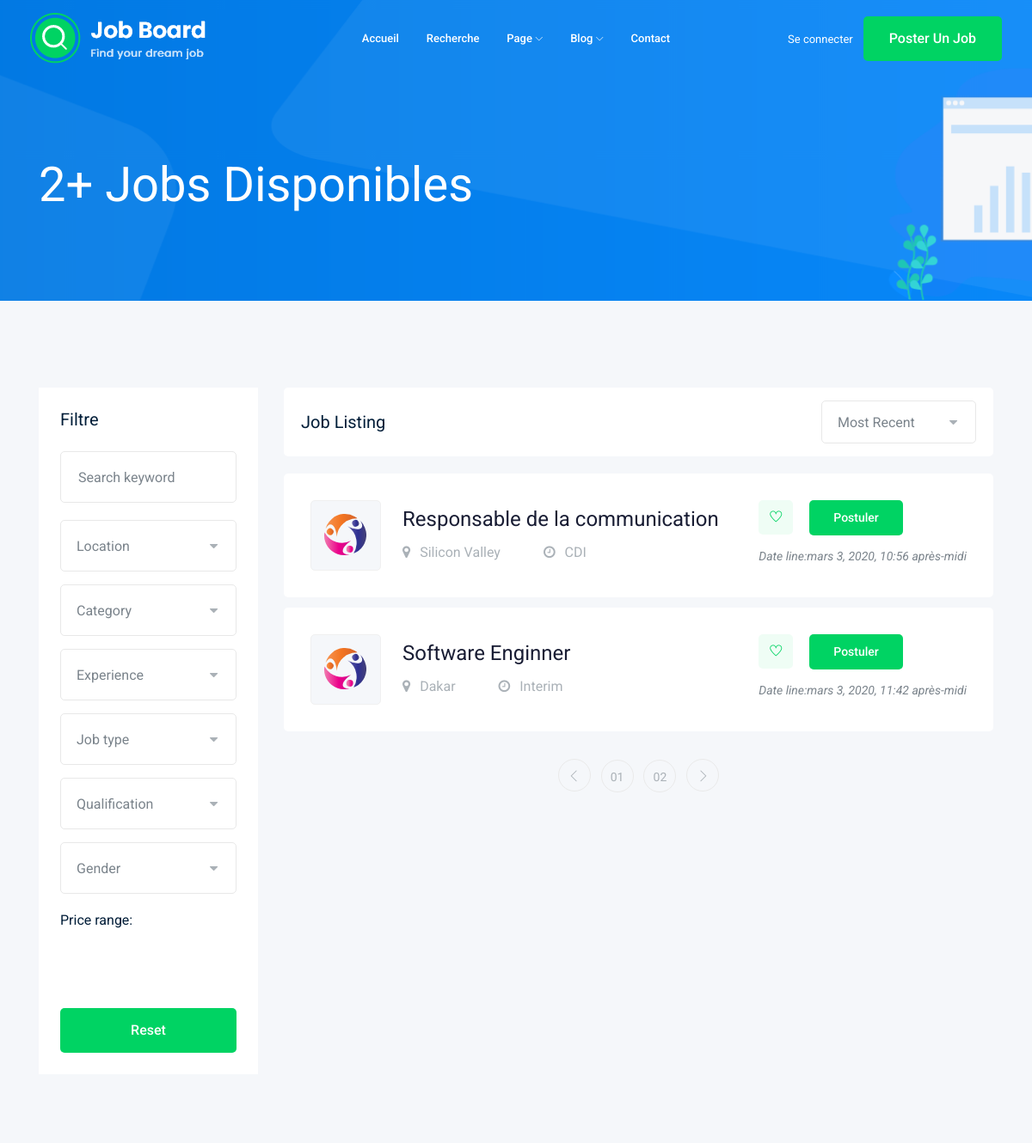
The app's page /jobs/, older data.
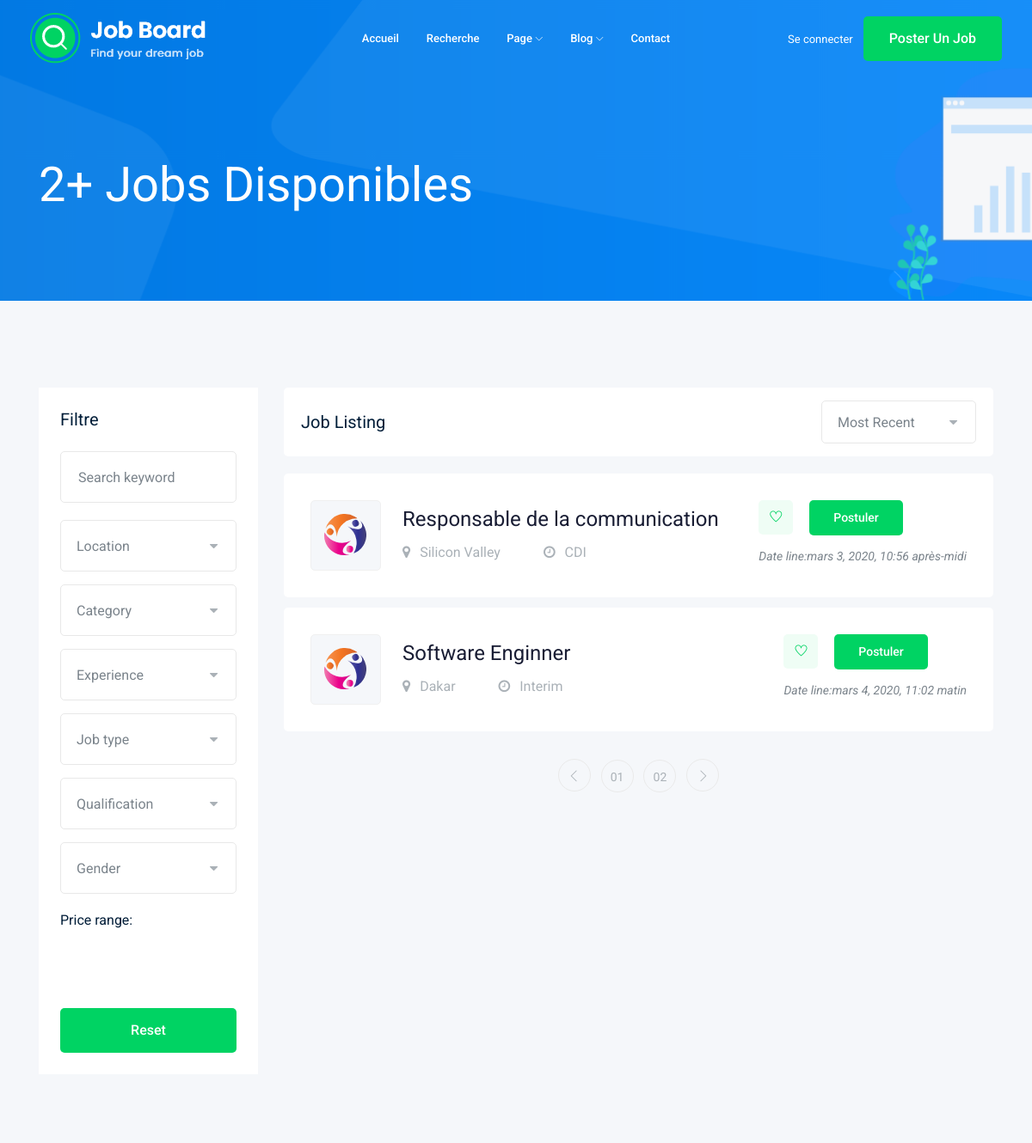
The same page, newer data.
### princ/models.py (models this page shows, shortened)
class Job (models.Model):
    jobtype = (
        ("CDD", "CDD"),
        ("CDI", "CDI"),
        ("Interim","Interim"),
        ("Freelance","Freelance")
    )
    Categories = (
        ("enseignement","Enseignement education"),
        ("earketing","Marketing"),
        ("eelemarketing","Telemarketing"),
        ("software","Developpement d'application & web"),
        ("batiment","Batiments et design"),
        ("administration","Administration"),
        ("autre","Autres")
    )
    Experiences = (
        ("non","Non spécifié"),
        ("Debutant","Debutant"),
        ("junior","1 à 2 ans d'experiences"),
        ("moyen", "2 à 6 ans d'experiences"),
        ("senior","plus de 6 ans d'experiences")
    )
    posteur = models.ForeignKey('Compte', on_delete= models.CASCADE, blank=True)
    titre = models.CharField(max_length=200, blank=False)
    categorie = models.CharField(max_length=200, blank=True, default="autre", choices=Categories)
    lieu = models.CharField(max_length=200)
    type = models.CharField(max_length=100, choices=jobtype)
    experience = models.CharField(max_length=100, choices=Experiences, blank=True, default="None")
    pub_date = models.DateTimeField(auto_now=True)
    description = models.TextField()
    salaire_max = models.IntegerField(null=True)
    salaire_min = models.IntegerField(null=True)

### princ/views.py (the view)
# urls.py: path("jobs/", views.JobListView.as_view(), name="joblist"),
class JobListView(ListView):
    model = Job
    template_name = "princ/joblist.html"
    context_object_name = "jobs"
    paginate_by = 10
    allow_empty = True
    def get_context_data(self, **kwargs):
        context = super().get_context_data(**kwargs)
        context["nb_jobs"] = Job.objects.count()
        context["cat_list"] = Job.Categories
        return context

### templates/princ/joblist.html (shortened to what this page needs)
{% extends 'home.html' %}
{% block home-main %}
<div class="bradcam_area bradcam_bg_1">
        <div class="container">
            <div class="row">
                <div class="col-xl-12">
                    <div class="bradcam_text">
                        <h3>{{nb_jobs}}+ Jobs Disponibles</h3>
                    </div>
                </div>
            </div>
        </div>
    </div>
<div class="job_listing_area plus_padding">
        <div class="container">
            <div class="row">
                <div class="col-lg-3">
                    <div class="job_filter white-bg">
                        <div class="form_inner white-bg">
                            <h3>Filtre</h3>
                            <form action="#">
                                <div class="row">
                                    <div class="col-lg-12">
                                        <div class="single_field">
                                            <input type="text" placeholder="Search keyword">
                                        </div>
                                    </div>
                                    <div class="col-lg-12">
                                    </div>
                                    <div class="col-lg-12">
                                    </div>
                                    <div class="col-lg-12">
                                    </div>
                                    <div class="col-lg-12">
                                    </div>
                                    <div class="col-lg-12">
                                    </div>
                                    <div class="col-lg-12">
                                    </div>
                                </div>
                            </form>
                        </div>
                        <div class="range_wrap">
                            <label for="amount">Price range:</label>
                            <p>
                                <input type="text" id="amount" readonly style="border:0; color:#7A838B; font-size: 14px; font-weight:400;">
                            </p>
                        </div>
                        <div class="reset_btn">
                            <button  class="boxed-btn3 w-100" type="submit">Reset</button>
                        </div>
                    </div>
                </div>
                <div class="col-lg-9">
                    <div class="recent_joblist_wrap">
                        <div class="recent_joblist white-bg ">
                            <div class="row align-items-center">
                                <div class="col-md-6">
                                    <h4>Job Listing</h4>
                                </div>
                                <div class="col-md-6">
                                    <div class="serch_cat d-flex justify-content-end">
                                    </div>
                                </div>
                            </div>
                        </div>
                    </div>
                    <div class="job_lists m-0">
                        <div class="row">
                            {% for job in jobs %}
                        <div class="col-lg-12 col-md-12">
                        <div class="single_jobs white-bg d-flex justify-content-between">
                            <div class="jobs_left d-flex align-items-center">
                                <div class="thumb">
                                    <img src="{{MEDIA_URL}}img/svg_icon/2.svg" alt="">
                                </div>
                                <div class="jobs_conetent">
                                    <a href="{% url 'job-details' job.id %}"><h4>{{job.titre}}</h4></a>
                                    <div class="links_locat d-flex align-items-center">
                                        <div class="location">
                                            <p> <i class="fa fa-map-marker"></i> {{job.lieu}}</p>
                                        </div>
                                        <div class="location">
                                            <p> <i class="fa fa-clock-o"></i> {{job.type}}</p>
                                        </div>
                                    </div>
                                </div>
                            </div>
                            <div class="jobs_right">
                                <div class="apply_now">
                                    <a class="heart_mark" href="#"> <i class="ti-heart"></i> </a>
                                    <a href="" class="boxed-btn3">Postuler</a>
                                </div>
                                <div class="date">
                                    <p>Date line:{{job.pub_date}}</p>
                                </div>
                            </div>
                        </div>
                    </div>
                    {% endfor %}
                        </div>
                        <div class="row">
                            <div class="col-lg-12">
                                <div class="pagination_wrap">
                                    <ul>
                                        <li><a href="#"> <i class="ti-angle-left"></i> </a></li>
                                        <li><a href="#"><span>01</span></a></li>
                                        <li><a href="#"><span>02</span></a></li>
                                        <li><a href="#"> <i class="ti-angle-right"></i> </a></li>
                                    </ul>
                                </div>
                            </div>
                        </div>
                    </div>
                </div>
            </div>
        </div>
    </div>
{% endblock home-main %}

### templates/home.html (shortened to what this page needs)
{% extends 'squel.html' %}
{% block main %}
<header>
        <div class="header-area ">
            <div id="sticky-header" class="main-header-area">
                <div class="container-fluid ">
                    <div class="header_bottom_border">
                        <div class="row align-items-center">
                            <div class="col-xl-3 col-lg-2">
                                <div class="logo">
                                    <a href="index.html">
                                        <img src="{{MEDIA_URL}}img/logo.png" alt="">
                                    </a>
                                </div>
                            </div>
                            <div class="col-xl-6 col-lg-7">
                                <div class="main-menu  d-none d-lg-block">
                                    <nav>
                                        <ul id="navigation">
                                            <li><a href="index.html">Accueil</a></li>
                                            <li><a href="jobs.html">Recherche</a></li>
                                            <li><a href="#">page <i class="ti-angle-down"></i></a>
                                            </li>
                                            <li><a href="#">blog <i class="ti-angle-down"></i></a>
                                            </li>
                                            <li><a href="contact.html">Contact</a></li>
                                        </ul>
                                    </nav>
                                </div>
                            </div>
                            <div class="col-xl-3 col-lg-3 d-none d-lg-block">
                                <div class="Appointment">
                                    <div class="phone_num d-none d-xl-block">
                                        <a href="#">Se connecter</a>
                                    </div>
                                    <div class="d-none d-lg-block">
                                        <a class="boxed-btn3" href="#">Poster un job</a>
                                    </div>
                                </div>
                            </div>
                            <div class="col-12">
                            </div>
                        </div>
                    </div>
                </div>
            </div>
        </div>
    </header>
    {% block home-main %}{% endblock home-main %}
{% endblock main %}

### templates/squel.html (shortened to what this page needs)
{% load static %}
<!doctype html>
<html class="no-js" lang="fr">
<head>
    <link rel="stylesheet" href=" {% static 'css/bootstrap.min.css' %} ">
    <link rel="stylesheet" href=" {% static 'css/owl.carousel.min.css' %} ">
    <link rel="stylesheet" href=" {% static 'css/magnific-popup.css' %} ">
    <link rel="stylesheet" href=" {% static 'css/font-awesome.min.css' %} ">
    <link rel="stylesheet" href=" {% static 'css/themify-icons.css' %} ">
    <link rel="stylesheet" href=" {% static 'css/nice-select.css' %} ">
    <link rel="stylesheet" href=" {% static 'css/flaticon.css' %} ">
    <link rel="stylesheet" href=" {% static 'css/gijgo.css' %} ">
    <link rel="stylesheet" href=" {% static 'css/animate.min.css' %}">
    <link rel="stylesheet" href=" {% static 'css/slicknav.css' %} ">
    <link rel="stylesheet" href=" {% static 'css/style.css' %} ">
</head>
<body>
    {% block main %}
    {% endblock main %}
</body>
</html>

Row changes from the older to the newer data that the page shows:
changed Job "Software Enginner": pub_date "mars 3, 2020, 11:42 après-midi" → "mars 4, 2020, 11:02 matin"
